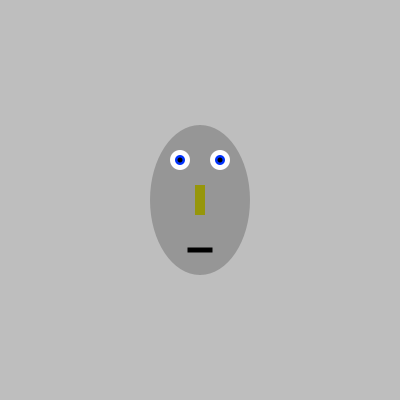
Frame 1 (no input)
Frame 60 (the mouse pressed at the canvas centre just before this capture): identical to frame 1, image omitted
Frame 120 (the mouse held since frame 60 and released just before this capture): identical to frame 1, image omitted

The Processing sketch that drew this single still picture (run headless with seeded random() and noise(); from frame 60 on, the mouse is pressed at the canvas centre):

// Processing sketch: processing_71766
// ── processing_71766.pde

//global
int eyeSize = 20;
int eyeDist = 20;
int eyeLift = 40;
int headHeight = 150;
int headWidth = 100;
int irisSize = 10;
int pupilSize = 5;
int mouthLength = 25;
int noseHeight = 30;
int noseWidth = 10;
color skin = color(150, 150, 150);
color nose = color(150, 150, 10);
color iris = color(0, 50, 250);

void setup() {
  size(400, 400);
}

void draw() {
  //setup
  noStroke();
  smooth();

  //bg
  fill(190, 190, 190);
  rect(0, 0, 400, 400);

  //head
  fill(skin);
  ellipse(width/2, height/2, headWidth, headHeight);
  //nose
  fill(nose);
  rectMode(CENTER);
  rect(width/2, height/2, noseWidth, noseHeight);
  //mouth
  fill(0);
  rect(width/2, height/2+50, mouthLength, 5);
  //eyes
  fill(255);
  ellipse(width/2-eyeDist, height/2-eyeLift, eyeSize, eyeSize);
  ellipse(width/2+eyeDist, height/2-eyeLift, eyeSize, eyeSize);
  fill(iris);
  ellipse(width/2-eyeDist, height/2-eyeLift, irisSize, irisSize);
  ellipse(width/2+eyeDist, height/2-eyeLift, irisSize, irisSize);
  fill(0);
  ellipse(width/2-eyeDist, height/2-eyeLift, pupilSize, pupilSize);
  ellipse(width/2+eyeDist, height/2-eyeLift, pupilSize, pupilSize);

  rectMode(CORNER);
}

void mousePressed() {
  if (mouseButton == LEFT) {
    eyeDist = (int) random(20, 35);
    eyeLift = (int) random(0, 60);
    eyeSize = (int) random(10, 40);
    irisSize = (int) random(5, 30);
    pupilSize = (int) random(0, 20);
    int rr, rg, rb;
    rr = (int) random(0, 255);
    rg = (int) random(0, 255);
    rb = (int) random(0, 255);
    iris = color(rr, rg, rb);
  }
  if (mouseButton == RIGHT) {
    headHeight = (int) random(110, 170);
    headWidth = (int) random(90, 160);
    noseHeight = (int) random(10, 60);
    noseWidth = (int) random(3, 30);
    int fr, fg, fb, nr, ng, nb;
    fr = (int) random(100, 200);
    fg = (int) random(100, 200);
    fb = (int) random(100, 200);
    skin = color(fr, fg, fb);
    nr = (int) random(150, 255);
    ng = (int) random(150, 255);
    nb = (int) random(150, 255);
    nose = color(nr, ng, nb);
    mouthLength = (int) random(10, 50);
  }
}
